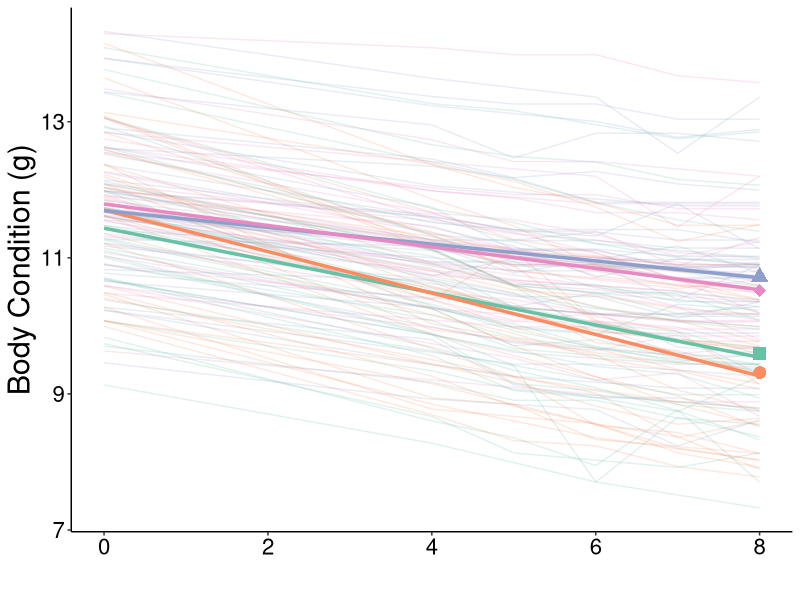
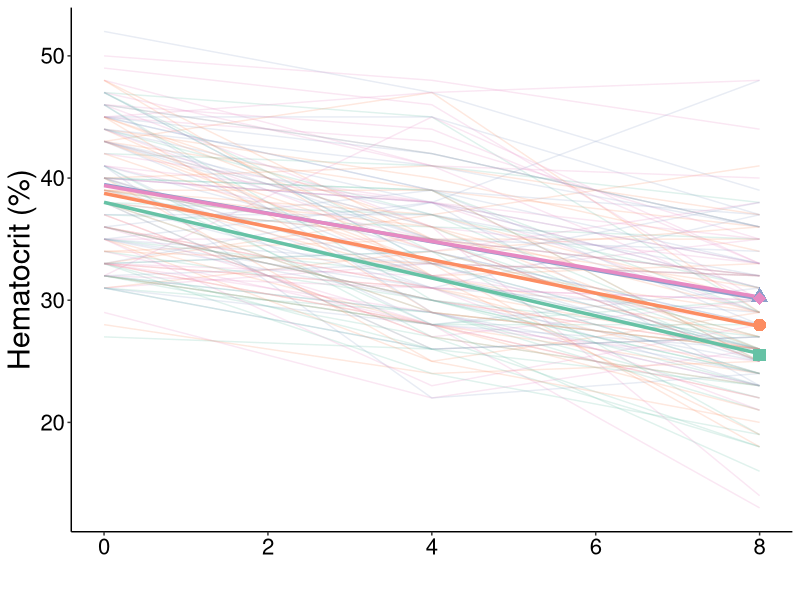
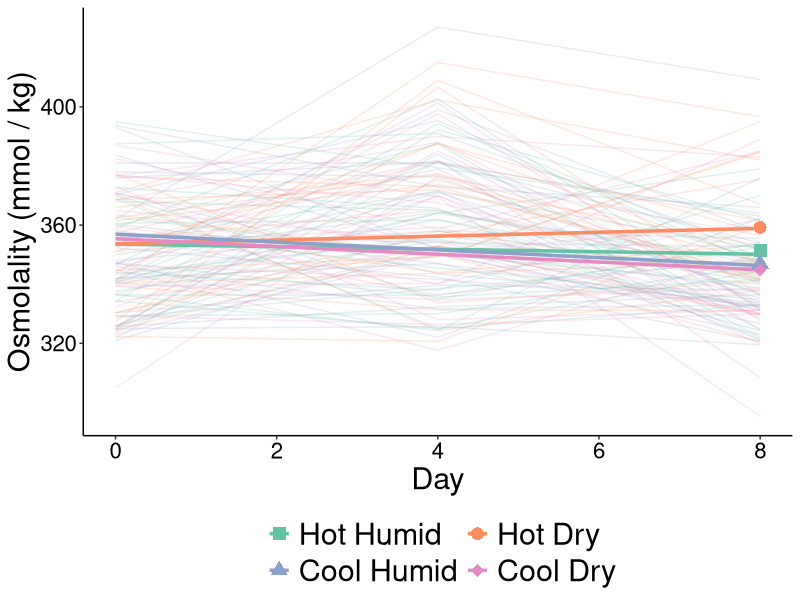
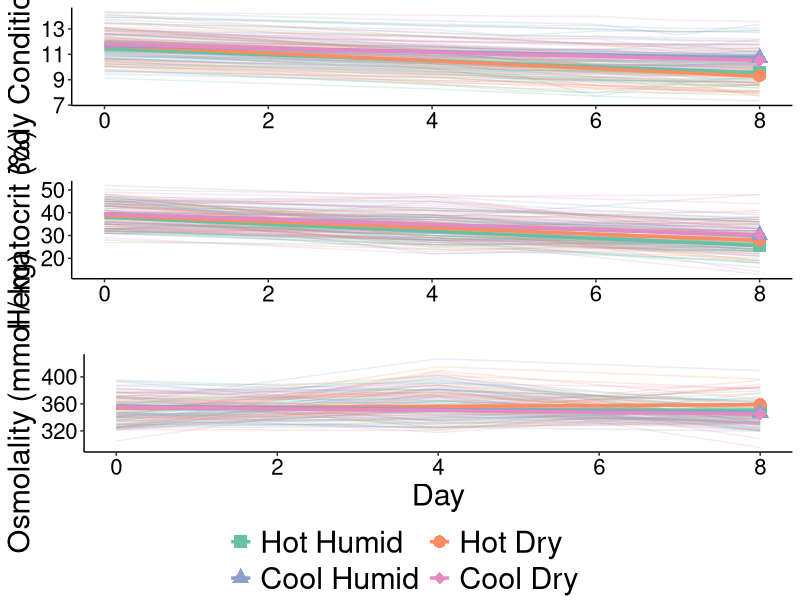
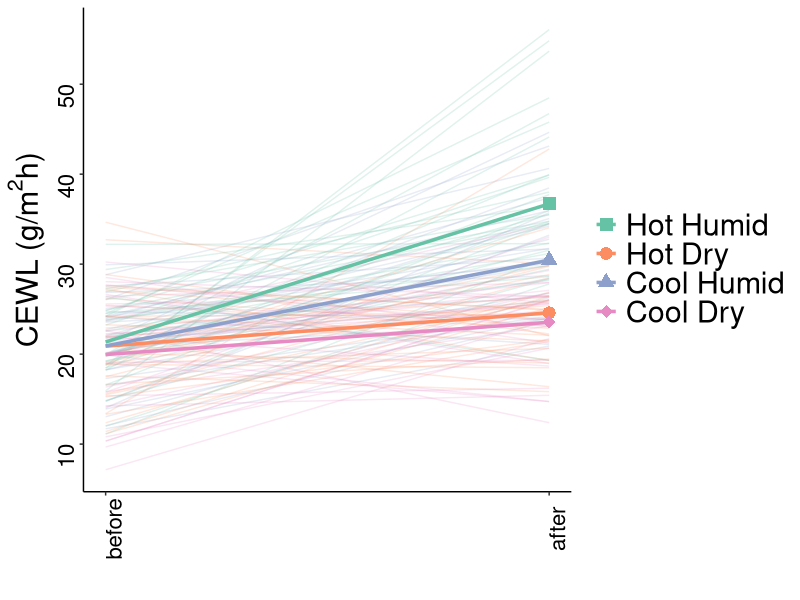
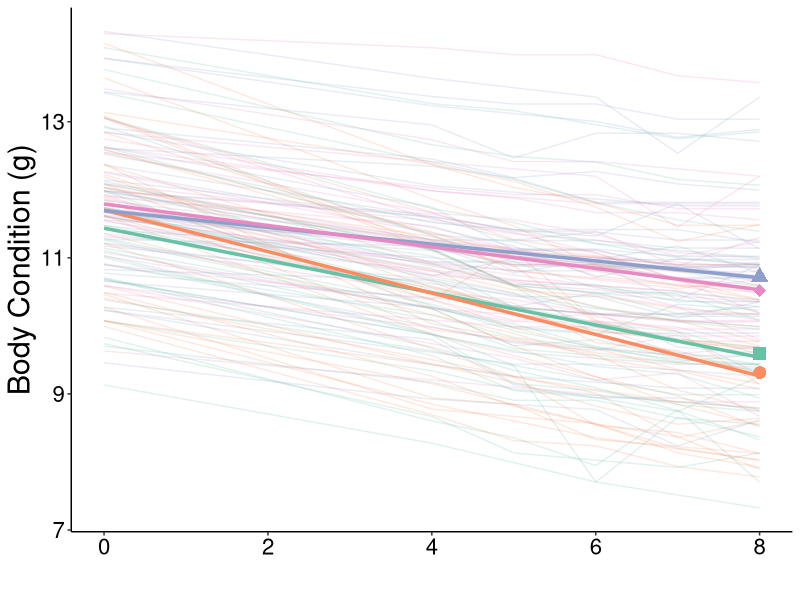
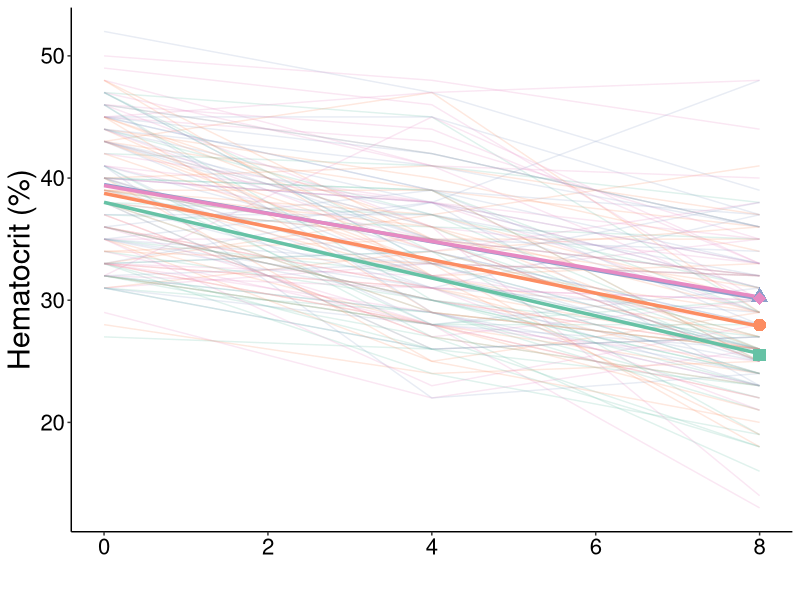
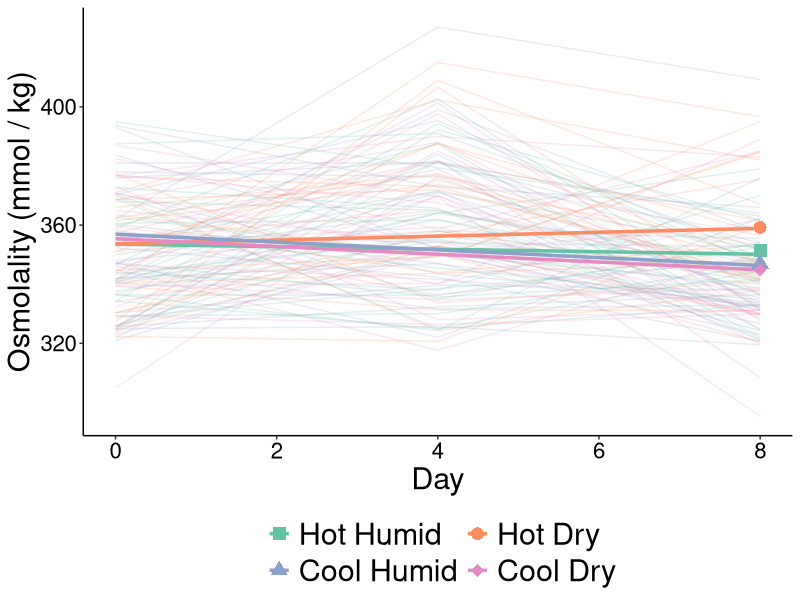

Recreate these plots in R, in order. (Note: this script raises an error after producing the figures.)
## ---- chunk 1
`%nin%` = Negate(`%in%`)
if (!require("tidyverse")) install.packages("tidyverse")
library("tidyverse") # workflow and plots
if (!require("lme4")) install.packages("lme4")
library("lme4") # for LMMs
if (!require("lmerTest")) install.packages("lmerTest")
library("lmerTest") # for p-values
if (!require("ggpubr")) install.packages("ggpubr")
library("ggpubr") # for multi-ggplot figs
if (!require("broom")) install.packages("broom")
library("broom") # lmer model export
if (!require("broom.mixed")) install.packages("broom.mixed")
library("broom.mixed") # lmer model export
## ---- chunk 2
dat <- read.csv("./data/full_exp_data.csv", # main dataset
                na.strings=c("","NA")) %>%
         # reformat individual_ID to make joining easy
  mutate(individual_ID = as.numeric(individual_ID)) %>%
            # join tmt assignment info
  left_join(read.csv("./data/tmt_assignments.csv"),
            by = "individual_ID") %>%
                # remove irrelevant variables
  dplyr::select(-X, -capture_date, 
                -time_captured, -time_processed, -time_c_temp) %>%
          # format date
  mutate(measurement_date = as.Date(measurement_date,
                                    format = "%Y-%m-%d"),
         # set factor classes
         type = as.factor(type),
         day = as.factor(day),
         individual_ID = as.factor(individual_ID), 
         hemolyzed = as.factor(hemolyzed),
         trial_number = as.factor(trial_number),
         tmt = as.factor(paste(temp_tmt, humidity_tmt)),
         temp_tmt = as.factor(temp_tmt),
         humidity_tmt = as.factor(humidity_tmt),
         conclusion = as.factor(conclusion),
         # set numeric classes
         day_n = as.numeric(day_n),
         mass_g = as.numeric(mass_g),
         hematocrit_percent = as.numeric(hematocrit_percent),
         osmolality_mmol_kg_mean = as.numeric(osmolality_mmol_kg_mean),
         CEWL_g_m2h_mean = as.numeric(CEWL_g_m2h_mean),
         cloacal_temp_C = as.numeric(cloacal_temp_C),
         SVL_mm = as.numeric(SVL_mm),
         # compute scaled mass index
         SMI = mass_g * ((67.71/SVL_mm) ^ 2.65)) %>%
  # only use data from lizards who underwent the full experiment
  # this removes 21 obs for the 7 lizards who didn't complete the exp
  dplyr::filter(conclusion == "complete")
summary(dat)
## ---- chunk 3
which(dat$CEWL_g_m2h_mean > 60)
dat[332,]
dat[332, "CEWL_g_m2h_mean"] <- NA
dat[332,]
## ---- chunk 4
dat$humidity_tmt <- factor(dat$humidity_tmt,
                           levels = c("humid", "dry"),
                           labels = c("Humid", "Dry"))
dat$temp_tmt <- factor(dat$temp_tmt,
                           levels = c("hot", "cool"),
                           labels = c("Hot", "Cool"))
dat$tmt <- factor(dat$tmt,
                           levels = c("hot humid", "hot dry",
                                      "cool humid", "cool dry"),
                           labels = c("Hot Humid", "Hot Dry",
                                      "Cool Humid", "Cool Dry"))
summary(dat)
## ---- chunk 5
dat_no_rehab <- dat %>%
  dplyr::filter(type == "exp")
dat_for_rehab <- dat %>%
  dplyr::filter(day_n %in% c(8, 10))
## ---- chunk 6
unique(dat$measurement_date)
## ---- chunk 7
dat_no_rehab %>%
  group_by(individual_ID) %>%
  summarise(n = n()) %>%
  arrange(n)
## ---- chunk 8
dat %>%
  dplyr::filter(day == "capture") %>%
  group_by(tmt) %>%
  summarise(mean(mass_g),
            mean(SMI),
            mean(hematocrit_percent),
            mean(osmolality_mmol_kg_mean),
            mean(CEWL_g_m2h_mean))
## ---- chunk 9
# calculate means to overlay
mean_SMI <- dat %>%
  dplyr::filter(day == "post-exp") %>%
  dplyr::filter(complete.cases(SMI)) %>%
  group_by(tmt) %>%
  summarise(day = 8,
            mean_SMI = mean(SMI))

# plot!!
dat_no_rehab %>% 
  ggplot(aes(x = day_n,
             y = SMI, 
             color = tmt,
             )) + 
  geom_line(aes(group = individual_ID),
            alpha = 0.2) +
  stat_smooth(formula = y ~ x, 
              method = "lm", 
              se = F, 
              size = 1.2, 
              alpha = 1 ) + 
  # this point is more for the legend than for showing means
  geom_point(data = mean_SMI,
             aes(x = day,
                 y = mean_SMI - 0.08, # slight adjustment to center on line
                 color = tmt,
                 shape = tmt),
             size = 4, 
             alpha = 1) +
  theme_classic() + 
  scale_shape_manual(values = c(15:18), name = "") +
  scale_x_continuous(breaks = c(0, 2, 4, 6, 8)) +
  scale_color_brewer(palette = "Set2", name = "") +
  xlab("") + 
  ylab("Body Condition (g)") + 
  guides(shape = guide_legend(nrow = 2, byrow = TRUE)) +
  theme(text = element_text(color = "black", 
                            family = "sans", 
                            size = 22),
        axis.text = element_text(color = "black", 
                                 family = "sans", 
                                 size = 16),
        legend.text = element_text(color = "black", 
                                 family = "sans", 
                                 size = 22),
        legend.text.align = 0,
        legend.position = "none"
) -> tmt_effects_SMI
tmt_effects_SMI

# export figure
ggsave(filename = "tmt_effects_SMI.jpeg",
       plot = tmt_effects_SMI,
       path = "./results_figures",
       device = "jpeg",
       dpi = 1200,
       width = 6, height = 4)
## ---- chunk 10
# calculate means to overlay
mean_hct <- dat %>%
  dplyr::filter(day == "post-exp") %>%
  dplyr::filter(complete.cases(hematocrit_percent)) %>%
  group_by(tmt) %>%
  summarise(day = 8,
            mean_hct = mean(hematocrit_percent))
# plot
dat_no_rehab %>% 
  dplyr::filter(complete.cases(hematocrit_percent)) %>%
  ggplot(aes(x = day_n,
             y = hematocrit_percent, 
             color = tmt,
             )) +
  geom_line(aes(group = individual_ID),
            alpha = 0.2) +
  stat_smooth(formula = y ~ x, 
              method = "lm", 
              se = F, 
              size = 1.2, 
              alpha = 1 ) + 
  # this point is more for the legend than for showing means
  geom_point(data = mean_hct,
             aes(x = day,
                 y = mean_hct, 
                 color = tmt,
                 shape = tmt),
             size = 4, 
             alpha = 1) +
  theme_classic() + 
  scale_shape_manual(values = c(15:18), name = "") +
  scale_x_continuous(breaks = c(0, 2, 4, 6, 8)) +
  scale_color_brewer(palette = "Set2", name = "") +
  xlab("") + 
  ylab("Hematocrit (%)") + 
  guides(shape = guide_legend(nrow = 2, byrow = TRUE)) +
  theme(text = element_text(color = "black", 
                            family = "sans", 
                            size = 22),
        axis.text = element_text(color = "black", 
                                 family = "sans", 
                                 size = 16),
        legend.text = element_text(color = "black", 
                                 family = "sans", 
                                 size = 22),
        legend.text.align = 0,
        legend.position = "none"
        ) -> tmt_effects_hct
tmt_effects_hct

# export figure
ggsave(filename = "tmt_effects_hct.jpeg",
       plot = tmt_effects_hct,
       path = "./results_figures",
       device = "jpeg",
       dpi = 1200,
       width = 6, height = 4)
## ---- chunk 11
# calculate means to overlay
mean_osml <- dat %>%
  dplyr::filter(day == "post-exp") %>%
  dplyr::filter(trial_number != 1) %>% 
  dplyr::filter(complete.cases(osmolality_mmol_kg_mean)) %>%
  group_by(tmt) %>%
  summarise(day = 8,
            mean_osml = mean(osmolality_mmol_kg_mean))
# plot
dat_no_rehab %>% 
  dplyr::filter(complete.cases(osmolality_mmol_kg_mean)) %>% 
  # remove trail 1 data
  dplyr::filter(trial_number != 1) %>% 
  # plot
  ggplot(aes(x = day_n,
             y = osmolality_mmol_kg_mean, 
             color = tmt,
             )) + 
  geom_line(aes(group = individual_ID),
            alpha = 0.2) +
  stat_smooth(formula = y ~ x, 
              method = "lm", 
              se = F, 
              size = 1.2, 
              alpha = 1 ) + 
  # this point is more for the legend than for showing means
  geom_point(data = mean_osml,
             aes(x = day,
                 y = mean_osml + 5, # slight adjust to center on line 
                 color = tmt,
                 shape = tmt),
             size = 4, 
             alpha = 1) +
  theme_classic() + 
  scale_shape_manual(values = c(15:18), name = "") +
  scale_x_continuous(breaks = c(0, 2, 4, 6, 8)) +
  scale_color_brewer(palette = "Set2", name = "") +
  xlab("Day") + 
  ylab("Osmolality (mmol / kg)") + 
  guides(shape = guide_legend(nrow = 2, byrow = TRUE)) +
  theme(text = element_text(color = "black", 
                            family = "sans", 
                            size = 22),
        axis.text = element_text(color = "black", 
                                 family = "sans", 
                                 size = 16),
        legend.text = element_text(color = "black", 
                                 family = "sans", 
                                 size = 22),
        legend.text.align = 0,
        legend.position = "bottom"
        ) -> tmt_effects_osml
tmt_effects_osml

# export figure
ggsave(filename = "tmt_effects_osml.jpeg",
       plot = tmt_effects_osml,
       path = "./results_figures",
       device = "jpeg",
       dpi = 1200,
       width = 6, height = 4)
## ---- chunk 12
ggarrange(tmt_effects_SMI,
          tmt_effects_hct,
          tmt_effects_osml,
          ncol = 1, nrow = 3,
          common.legend = TRUE,
          legend = "bottom"
          ) -> tmt_multi_fig
tmt_multi_fig
# export figure
ggsave(filename = "tmt_multi_fig.jpeg",
       plot = tmt_multi_fig,
       path = "./results_figures",
       device = "jpeg",
       dpi = 1200,
       width = 6, height = 12)
## ---- chunk 13
mean_CEWL <- dat %>%
  dplyr::filter(day == "post-exp") %>%
  dplyr::filter(complete.cases(CEWL_g_m2h_mean)) %>%
  group_by(tmt) %>%
  summarise(day = 8,
            mean_CEWL = mean(CEWL_g_m2h_mean))
dat %>% 
  dplyr::filter(complete.cases(CEWL_g_m2h_mean)) %>%
  ggplot(aes(x = day_n,
             y = CEWL_g_m2h_mean, 
             color = tmt,
             )) + 
  geom_line(aes(group = individual_ID),
            alpha = 0.2) +
  stat_smooth(formula = y ~ x, 
              method = "lm", 
              se = F, 
              size = 1.2, 
              alpha = 1) + 
  geom_point(data = mean_CEWL,
             aes(x = day,
                 y = mean_CEWL, 
                 color = tmt,
                 shape = tmt),
             size = 4, 
             alpha = 1) +
  theme_classic() + 
  scale_shape_manual(values = c(15:18),
                     name = "") +
  scale_color_brewer(palette = "Set2",
                     name = "") +
  scale_x_continuous(breaks = c(0, 8),
                     labels = c("0" = "before", "8" = "after")
                     ) +
  xlab("") + 
  ylab(bquote('CEWL (g/'*m^2*'h)')) + 
  theme(text = element_text(color = "black", 
                            family = "sans", 
                            size = 22),
        axis.text = element_text(color = "black", 
                                 family = "sans", 
                                 size = 16,
                                 angle = 90),
        legend.text = element_text(color = "black", 
                                 family = "sans", 
                                 size = 22),
        legend.text.align = 0,
        legend.position = "right"
) -> tmt_effects_CEWL
tmt_effects_CEWL

# export figure
ggsave(filename = "tmt_effects_CEWL.jpeg",
       plot = tmt_effects_CEWL,
       path = "./results_figures",
       device = "jpeg",
       dpi = 1200,
       width = 6, height = 4)
## ---- chunk 14
SMI_mod1 <- lme4::lmer(data = dat_no_rehab,
                       SMI ~ 
                         day_n*humidity_tmt*temp_tmt +
                         (1|trial_number/individual_ID))
summary(SMI_mod1)
drop1(SMI_mod1)
## ---- chunk 15
SMI_mod_best <- lmerTest::lmer(data = dat_no_rehab,
                       SMI ~ 
                         day_n*humidity_tmt*temp_tmt +
                         (1|trial_number/individual_ID))
summary(SMI_mod_best)
write.csv(broom.mixed::tidy(SMI_mod_best), 
          "./results_statistics/exp_effects_SMI.csv")
## ---- chunk 16
hct_mod1 <- dat_no_rehab %>%
  dplyr::filter(complete.cases(hematocrit_percent)) %>%
  lme4::lmer(data = .,
                       hematocrit_percent ~ 
                         day_n*humidity_tmt*temp_tmt +
                         (1|trial_number/individual_ID))
summary(hct_mod1)
drop1(hct_mod1)
## ---- chunk 17
hct_mod2 <- dat_no_rehab %>%
  dplyr::filter(complete.cases(hematocrit_percent)) %>%
  lme4::lmer(data = .,
                       hematocrit_percent ~ 
                         day_n:humidity_tmt + day_n + temp_tmt +
                         (1|trial_number/individual_ID))
summary(hct_mod2)
anova(hct_mod1, hct_mod2)
drop1(hct_mod2)
## ---- chunk 18
hct_mod3 <- dat_no_rehab %>%
  dplyr::filter(complete.cases(hematocrit_percent)) %>%
  lme4::lmer(data = .,
                       hematocrit_percent ~ 
                         day_n + temp_tmt +
                         (1|trial_number/individual_ID))
summary(hct_mod3)
anova(hct_mod2, hct_mod3)
drop1(hct_mod3)
## ---- chunk 19
hct_mod_best <- dat_no_rehab %>%
  dplyr::filter(complete.cases(hematocrit_percent)) %>%
  lmerTest::lmer(data = .,
                       hematocrit_percent ~ 
                         day_n + temp_tmt +
                         (1|trial_number/individual_ID))
summary(hct_mod_best)
write.csv(broom::tidy(hct_mod_best), 
          "./results_statistics/exp_effects_hct.csv")
## ---- chunk 20
osml_mod1a <- dat_no_rehab %>%
  dplyr::filter(complete.cases(osmolality_mmol_kg_mean)) %>%
  #dplyr::filter(trial_number != 1) %>%
  lme4::lmer(data = .,
                       osmolality_mmol_kg_mean ~ 
                         day_n*humidity_tmt*temp_tmt +
                         (1|trial_number/individual_ID))
summary(osml_mod1a)
drop1(osml_mod1a)
## ---- chunk 21
osml_mod1b <- dat_no_rehab %>%
  dplyr::filter(complete.cases(osmolality_mmol_kg_mean)) %>%
  #dplyr::filter(trial_number != 1) %>%
  lme4::lmer(data = .,
                       osmolality_mmol_kg_mean ~ 
                         day_n*humidity_tmt*temp_tmt +
                         (1|trial_number))
summary(osml_mod1b)
drop1(osml_mod1b)
## ---- chunk 22
osml_mod2 <- dat_no_rehab %>%
  dplyr::filter(complete.cases(osmolality_mmol_kg_mean)) %>%
  lme4::lmer(data = .,
                       osmolality_mmol_kg_mean ~ 
                         day_n * humidity_tmt + temp_tmt +
                         (1|trial_number))
summary(osml_mod2)
anova(osml_mod1, osml_mod2)
drop1(osml_mod2)
## ---- chunk 23
osml_mod3 <- dat_no_rehab %>%
  dplyr::filter(complete.cases(osmolality_mmol_kg_mean)) %>%
  lme4::lmer(data = .,
                       osmolality_mmol_kg_mean ~ 
                         day_n * humidity_tmt +
                         (1|trial_number))
summary(osml_mod3)
anova(osml_mod2, osml_mod3)
drop1(osml_mod3)
## ---- chunk 24
osml_mod4 <- dat_no_rehab %>%
  dplyr::filter(complete.cases(osmolality_mmol_kg_mean)) %>%
  lme4::lmer(data = .,
                       osmolality_mmol_kg_mean ~ 
                         day_n + humidity_tmt +
                         (1|trial_number))
summary(osml_mod4)
anova(osml_mod3, osml_mod4)
drop1(osml_mod4)
## ---- chunk 25
osml_mod5 <- dat_no_rehab %>%
  dplyr::filter(complete.cases(osmolality_mmol_kg_mean)) %>%
  lme4::lmer(data = .,
                       osmolality_mmol_kg_mean ~ 
                         day_n +
                         (1|trial_number))
summary(osml_mod5)
anova(osml_mod3, osml_mod5)
drop1(osml_mod5)
## ---- chunk 26
osml_mod_best <- dat_no_rehab %>%
  dplyr::filter(complete.cases(osmolality_mmol_kg_mean)) %>%
  lmerTest::lmer(data = .,
                       osmolality_mmol_kg_mean ~ 
                         day_n + 
                         (1|trial_number))
summary(osml_mod_best)
write.csv(broom::tidy(osml_mod_best), 
          "./results_statistics/exp_effects_osml.csv")
## ---- chunk 27
CEWL_mod1a <- lme4::lmer(data = dat_no_rehab,
                        CEWL_g_m2h_mean ~ 
                         day_n*humidity_tmt*temp_tmt +
                         cloacal_temp_C + 
                         (1|trial_number/individual_ID))
summary(CEWL_mod1a)
drop1(CEWL_mod1a)
## ---- chunk 28
CEWL_mod1b <- lme4::lmer(data = dat_no_rehab,
                        CEWL_g_m2h_mean ~ 
                         day_n*humidity_tmt*temp_tmt +
                         cloacal_temp_C + 
                         (1|trial_number))
summary(CEWL_mod1b)
drop1(CEWL_mod1b)
## ---- chunk 29
CEWL_mod2 <- lme4::lmer(data = dat_no_rehab,
                        CEWL_g_m2h_mean ~ 
                         day_n:humidity_tmt:temp_tmt +
                          humidity_tmt:temp_tmt +
                          day_n:temp_tmt +
                          day_n:humidity_tmt +
                          day_n +
                         cloacal_temp_C + 
                         (1|trial_number))
summary(CEWL_mod2)
anova(CEWL_mod1, CEWL_mod2)
drop1(CEWL_mod2)
## ---- chunk 30
CEWL_mod3 <- lme4::lmer(data = dat_no_rehab,
                        CEWL_g_m2h_mean ~ 
                         day_n:humidity_tmt:temp_tmt +
                          day_n:temp_tmt +
                          day_n:humidity_tmt +
                          day_n +
                         cloacal_temp_C + 
                         (1|trial_number))
summary(CEWL_mod3)
anova(CEWL_mod2, CEWL_mod3)
drop1(CEWL_mod3)
## ---- chunk 31
CEWL_mod_best <- lmerTest::lmer(data = dat_no_rehab,
                        CEWL_g_m2h_mean ~ 
                         day_n:humidity_tmt:temp_tmt +
                          day_n:temp_tmt +
                          day_n:humidity_tmt +
                          day_n +
                         cloacal_temp_C + 
                         (1|trial_number))
summary(CEWL_mod_best)
write.csv(broom::tidy(CEWL_mod3), 
          "./results_statistics/exp_effects_CEWL.csv")
## ---- chunk 32
# calculate means to overlay
mean_SMI_rehab <- dat %>%
  dplyr::filter(type == "rehab") %>%
  dplyr::filter(complete.cases(SMI)) %>%
  group_by(tmt) %>%
  summarise(day = 10,
            mean_SMI = mean(SMI))

# plot!!
dat_for_rehab %>% 
  ggplot(aes(x = day_n,
             y = SMI, 
             color = tmt,
             )) + 
  geom_line(aes(group = individual_ID),
            alpha = 0.2) +
  stat_smooth(formula = y ~ x, 
              method = "lm", 
              se = F, 
              size = 1.2, 
              alpha = 1 ) + 
  # this point is more for the legend than for showing means
  geom_point(data = mean_SMI_rehab,
             aes(x = day,
                 y = mean_SMI,
                 color = tmt,
                 shape = tmt),
             size = 4, 
             alpha = 1) +
  theme_classic() + 
  scale_shape_manual(values = c(15:18), name = "") +
  scale_x_continuous(breaks = c(8, 10)) +
  scale_color_brewer(palette = "Set2", name = "") +
  xlab("") + 
  ylab("Body Condition (g)") + 
  guides(shape = guide_legend(nrow = 2, byrow = TRUE)) +
  theme(text = element_text(color = "black", 
                            family = "sans", 
                            size = 22),
        axis.text = element_text(color = "black", 
                                 family = "sans", 
                                 size = 16),
        legend.text = element_text(color = "black", 
                                 family = "sans", 
                                 size = 22),
        legend.text.align = 0,
        legend.position = "none"
) -> rehab_effects_SMI
rehab_effects_SMI

# export figure
ggsave(filename = "rehab_effects_SMI.jpeg",
       plot = rehab_effects_SMI,
       path = "./results_figures",
       device = "jpeg",
       dpi = 1200,
       width = 6, height = 4)
## ---- chunk 33
# calculate means to overlay
mean_hct_rehab <- dat %>%
  dplyr::filter(type == "rehab") %>%
  dplyr::filter(complete.cases(hematocrit_percent)) %>%
  group_by(tmt) %>%
  summarise(day = 10,
            mean_hct = mean(hematocrit_percent))
# plot
dat_for_rehab %>% 
  dplyr::filter(complete.cases(hematocrit_percent)) %>%
  ggplot(aes(x = day_n,
             y = hematocrit_percent, 
             color = tmt,
             )) +
  geom_line(aes(group = individual_ID),
            alpha = 0.2) +
  stat_smooth(formula = y ~ x, 
              method = "lm", 
              se = F, 
              size = 1.2, 
              alpha = 1 ) + 
  # this point is more for the legend than for showing means
  geom_point(data = mean_hct_rehab,
             aes(x = day,
                 y = mean_hct, 
                 color = tmt,
                 shape = tmt),
             size = 4, 
             alpha = 1) +
  theme_classic() + 
  scale_shape_manual(values = c(15:18), name = "") +
  scale_x_continuous(breaks = c(8, 10)) +
  scale_color_brewer(palette = "Set2", name = "") +
  xlab("") + 
  ylab("Hematocrit (%)") + 
  guides(shape = guide_legend(nrow = 2, byrow = TRUE)) +
  theme(text = element_text(color = "black", 
                            family = "sans", 
                            size = 22),
        axis.text = element_text(color = "black", 
                                 family = "sans", 
                                 size = 16),
        legend.text = element_text(color = "black", 
                                 family = "sans", 
                                 size = 22),
        legend.text.align = 0,
        legend.position = "none"
        ) -> rehab_effects_hct
rehab_effects_hct

# export figure
ggsave(filename = "rehab_effects_hct.jpeg",
       plot = rehab_effects_hct,
       path = "./results_figures",
       device = "jpeg",
       dpi = 1200,
       width = 6, height = 4)
## ---- chunk 34
# calculate means to overlay
mean_osml_rehab <- dat %>%
  dplyr::filter(type == "rehab") %>%
  dplyr::filter(trial_number != 1) %>% 
  dplyr::filter(complete.cases(osmolality_mmol_kg_mean)) %>%
  group_by(tmt) %>%
  summarise(day = 10,
            mean_osml = mean(osmolality_mmol_kg_mean))
# plot
dat_for_rehab %>% 
  dplyr::filter(complete.cases(osmolality_mmol_kg_mean)) %>% 
  # remove trail 1 data
  dplyr::filter(trial_number != 1) %>% 
  # plot
  ggplot(aes(x = day_n,
             y = osmolality_mmol_kg_mean, 
             color = tmt,
             )) + 
  geom_line(aes(group = individual_ID),
            alpha = 0.2) +
  stat_smooth(formula = y ~ x, 
              method = "lm", 
              se = F, 
              size = 1.2, 
              alpha = 1 ) + 
  # this point is more for the legend than for showing means
  geom_point(data = mean_osml_rehab,
             aes(x = day,
                 y = mean_osml,
                 color = tmt,
                 shape = tmt),
             size = 4, 
             alpha = 1) +
  theme_classic() + 
  scale_shape_manual(values = c(15:18), name = "") +
  scale_x_continuous(breaks = c(8, 10)) +
  scale_color_brewer(palette = "Set2", name = "") +
  xlab("Day") + 
  ylab("Osmolality (mmol / kg)") + 
  guides(shape = guide_legend(nrow = 2, byrow = TRUE)) +
  theme(text = element_text(color = "black", 
                            family = "sans", 
                            size = 22),
        axis.text = element_text(color = "black", 
                                 family = "sans", 
                                 size = 16),
        legend.text = element_text(color = "black", 
                                 family = "sans", 
                                 size = 22),
        legend.text.align = 0,
        legend.position = "bottom"
        ) -> rehab_effects_osml
rehab_effects_osml

# export figure
ggsave(filename = "rehab_effects_osml.jpeg",
       plot = rehab_effects_osml,
       path = "./results_figures",
       device = "jpeg",
       dpi = 1200,
       width = 6, height = 4)
## ---- chunk 35
ggarrange(rehab_effects_SMI,
          rehab_effects_hct,
          rehab_effects_osml,
          ncol = 1, nrow = 3,
          common.legend = TRUE,
          legend = "bottom"
          ) -> rehab_multi_fig
rehab_multi_fig
# export figure
ggsave(filename = "rehab_multi_fig.jpeg",
       plot = rehab_multi_fig,
       path = "./results_figures",
       device = "jpeg",
       dpi = 1200,
       width = 6, height = 12)
## ---- chunk 36
SMI_rmod1 <- lme4::lmer(data = dat_for_rehab,
                       SMI ~ 
                         type*humidity_tmt*temp_tmt +
                         (1|trial_number/individual_ID))
summary(SMI_rmod1)
drop1(SMI_rmod1)
## ---- chunk 37
SMI_rmod2 <- lme4::lmer(data = dat_for_rehab,
                       SMI ~ 
                         type*temp_tmt + humidity_tmt +
                         (1|trial_number/individual_ID))
summary(SMI_rmod2)
drop1(SMI_rmod2)
## ---- chunk 38
SMI_rmod3 <- lme4::lmer(data = dat_for_rehab,
                       SMI ~ 
                         type:temp_tmt + type +
                         (1|trial_number/individual_ID))
summary(SMI_rmod3)
drop1(SMI_rmod3)
## ---- chunk 39
SMI_rmod_best <- lmerTest::lmer(data = dat_for_rehab,
                       SMI ~ 
                         type:temp_tmt + type +
                         (1|trial_number/individual_ID))
summary(SMI_rmod_best)
write.csv(broom.mixed::tidy(SMI_rmod_best), 
          "./results_statistics/rehab_effects_SMI.csv")
## ---- chunk 40
hct_rmod1 <- dat_for_rehab %>%
  dplyr::filter(complete.cases(hematocrit_percent)) %>%
  lme4::lmer(data = .,
                       hematocrit_percent ~ 
                         type*humidity_tmt*temp_tmt +
                         (1|trial_number/individual_ID))
summary(hct_rmod1)
drop1(hct_rmod1)
## ---- chunk 41
hct_rmod2 <- dat_for_rehab %>%
  dplyr::filter(complete.cases(hematocrit_percent)) %>%
  lme4::lmer(data = .,
                       hematocrit_percent ~ 
                         type*temp_tmt + humidity_tmt +
                         (1|trial_number/individual_ID))
summary(hct_rmod2)
drop1(hct_rmod2)
## ---- chunk 42
hct_rmod3 <- dat_for_rehab %>%
  dplyr::filter(complete.cases(hematocrit_percent)) %>%
  lme4::lmer(data = .,
                       hematocrit_percent ~ 
                         type * temp_tmt +
                         (1|trial_number/individual_ID))
summary(hct_rmod3)
drop1(hct_rmod3)
## ---- chunk 43
hct_rmod4 <- dat_for_rehab %>%
  dplyr::filter(complete.cases(hematocrit_percent)) %>%
  lme4::lmer(data = .,
                       hematocrit_percent ~ 
                         type + temp_tmt +
                         (1|trial_number/individual_ID))
summary(hct_rmod4)
drop1(hct_rmod4)
## ---- chunk 44
hct_rmod_best <- dat_for_rehab %>%
  dplyr::filter(complete.cases(hematocrit_percent)) %>%
  lmerTest::lmer(data = .,
                       hematocrit_percent ~ 
                         type + temp_tmt +
                         (1|trial_number/individual_ID))
summary(hct_rmod_best)
write.csv(broom::tidy(hct_rmod_best), 
          "./results_statistics/rehab_effects_hct.csv")
## ---- chunk 45
osml_rmod1 <- dat_for_rehab %>%
  dplyr::filter(complete.cases(osmolality_mmol_kg_mean)) %>%
  #dplyr::filter(trial_number != 1) %>%
  lme4::lmer(data = .,
                       osmolality_mmol_kg_mean ~ 
                         type*humidity_tmt*temp_tmt +
                         (1|trial_number))
summary(osml_rmod1)
drop1(osml_rmod1)
## ---- chunk 46
osml_rmod2 <- dat_for_rehab %>%
  dplyr::filter(complete.cases(osmolality_mmol_kg_mean)) %>%
  #dplyr::filter(trial_number != 1) %>%
  lme4::lmer(data = .,
                       osmolality_mmol_kg_mean ~ 
                         type*humidity_tmt + type*temp_tmt +
                         (1|trial_number))
summary(osml_rmod2)
drop1(osml_rmod2)
## ---- chunk 47
osml_rmod3 <- dat_for_rehab %>%
  dplyr::filter(complete.cases(osmolality_mmol_kg_mean)) %>%
  #dplyr::filter(trial_number != 1) %>%
  lme4::lmer(data = .,
                       osmolality_mmol_kg_mean ~ 
                         type + humidity_tmt + temp_tmt +
                         (1|trial_number))
summary(osml_rmod3)
drop1(osml_rmod3)
## ---- chunk 48
osml_rmod4 <- dat_for_rehab %>%
  dplyr::filter(complete.cases(osmolality_mmol_kg_mean)) %>%
  #dplyr::filter(trial_number != 1) %>%
  lme4::lmer(data = .,
                       osmolality_mmol_kg_mean ~ 
                         type + temp_tmt +
                         (1|trial_number))
summary(osml_rmod4)
drop1(osml_rmod4)
## ---- chunk 49
osml_rmod5 <- dat_for_rehab %>%
  dplyr::filter(complete.cases(osmolality_mmol_kg_mean)) %>%
  #dplyr::filter(trial_number != 1) %>%
  lme4::lmer(data = .,
                       osmolality_mmol_kg_mean ~ 
                         temp_tmt +
                         (1|trial_number))
summary(osml_rmod5)
drop1(osml_rmod5)
